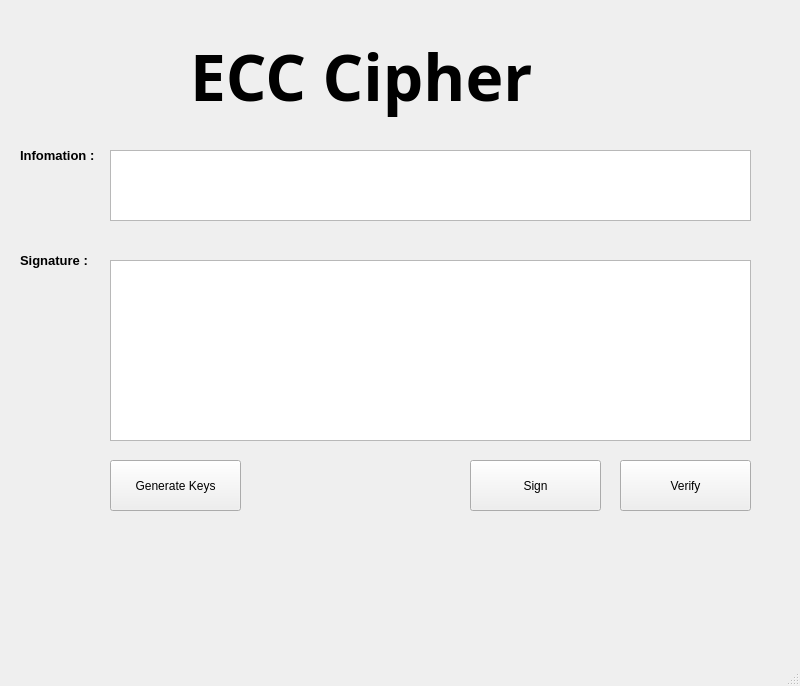
<?xml version="1.0" encoding="UTF-8"?>
<ui version="4.0">
 <class>MainWindow</class>
 <widget class="QMainWindow" name="MainWindow">
  <property name="geometry">
   <rect>
    <x>0</x>
    <y>0</y>
    <width>800</width>
    <height>686</height>
   </rect>
  </property>
  <property name="windowTitle">
   <string>MainWindow</string>
  </property>
  <widget class="QWidget" name="centralwidget">
   <widget class="QLabel" name="label">
    <property name="geometry">
     <rect>
      <x>190</x>
      <y>20</y>
      <width>431</width>
      <height>111</height>
     </rect>
    </property>
    <property name="font">
     <font>
      <family>Monospac821 BT</family>
      <pointsize>48</pointsize>
      <weight>75</weight>
      <bold>true</bold>
     </font>
    </property>
    <property name="text">
     <string>ECC Cipher</string>
    </property>
   </widget>
   <widget class="QLabel" name="label_4">
    <property name="geometry">
     <rect>
      <x>20</x>
      <y>140</y>
      <width>101</width>
      <height>31</height>
     </rect>
    </property>
    <property name="font">
     <font>
      <pointsize>10</pointsize>
      <weight>75</weight>
      <bold>true</bold>
     </font>
    </property>
    <property name="text">
     <string>Infomation : </string>
    </property>
   </widget>
   <widget class="QLabel" name="label_5">
    <property name="geometry">
     <rect>
      <x>20</x>
      <y>240</y>
      <width>111</width>
      <height>41</height>
     </rect>
    </property>
    <property name="font">
     <font>
      <pointsize>10</pointsize>
      <weight>75</weight>
      <bold>true</bold>
     </font>
    </property>
    <property name="text">
     <string>Signature : </string>
    </property>
   </widget>
   <widget class="QTextEdit" name="txt_information">
    <property name="geometry">
     <rect>
      <x>110</x>
      <y>150</y>
      <width>641</width>
      <height>71</height>
     </rect>
    </property>
   </widget>
   <widget class="QTextEdit" name="txt_signature">
    <property name="geometry">
     <rect>
      <x>110</x>
      <y>260</y>
      <width>641</width>
      <height>181</height>
     </rect>
    </property>
   </widget>
   <widget class="QPushButton" name="btn_sign">
    <property name="geometry">
     <rect>
      <x>470</x>
      <y>460</y>
      <width>131</width>
      <height>51</height>
     </rect>
    </property>
    <property name="text">
     <string>Sign</string>
    </property>
   </widget>
   <widget class="QPushButton" name="btn_verify">
    <property name="geometry">
     <rect>
      <x>620</x>
      <y>460</y>
      <width>131</width>
      <height>51</height>
     </rect>
    </property>
    <property name="text">
     <string>Verify</string>
    </property>
   </widget>
   <widget class="QPushButton" name="btn_generate_keys">
    <property name="geometry">
     <rect>
      <x>110</x>
      <y>460</y>
      <width>131</width>
      <height>51</height>
     </rect>
    </property>
    <property name="text">
     <string>Generate Keys</string>
    </property>
   </widget>
  </widget>
  <widget class="QMenuBar" name="menubar">
   <property name="geometry">
    <rect>
     <x>0</x>
     <y>0</y>
     <width>800</width>
     <height>21</height>
    </rect>
   </property>
  </widget>
  <widget class="QStatusBar" name="statusbar"/>
 </widget>
 <resources/>
 <connections/>
</ui>
